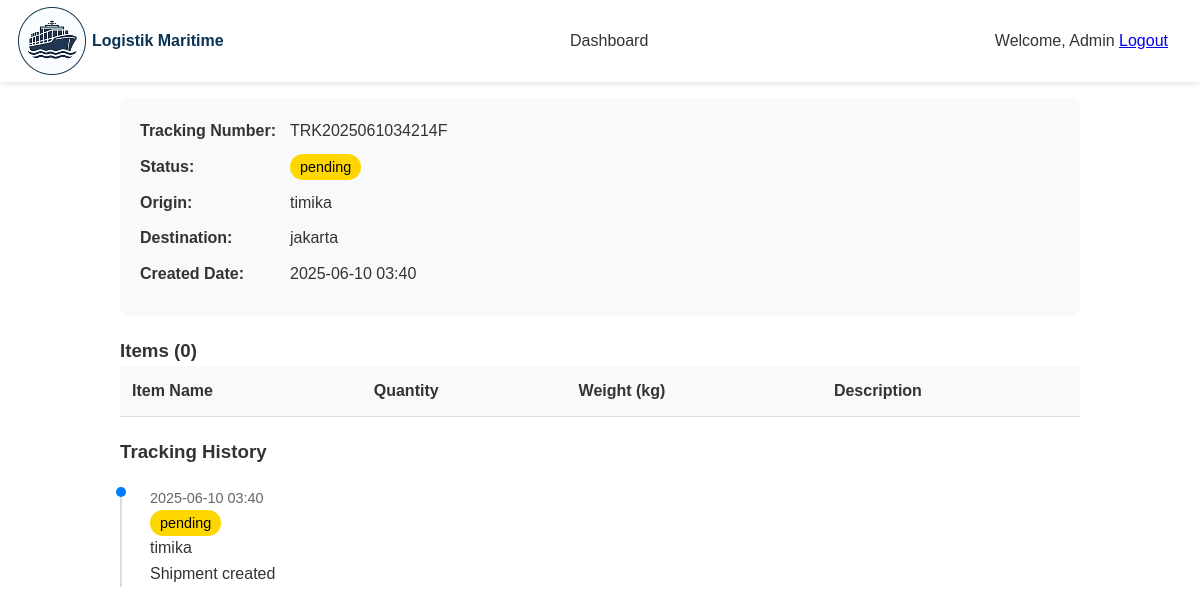
The page /admin/view-shipment.php?id=13 (signed in) on the database its author committed.
### tables this page shows
CREATE TABLE `shipments` (
  `id` int(11) NOT NULL,
  `tracking_number` varchar(50) NOT NULL,
  `user_id` int(11) NOT NULL,
  `sender_name` varchar(100) NOT NULL,
  `sender_address` text NOT NULL,
  `sender_phone` varchar(20) NOT NULL,
  `receiver_name` varchar(100) NOT NULL,
  `receiver_address` text NOT NULL,
  `receiver_phone` varchar(20) NOT NULL,
  `package_type` varchar(50) NOT NULL,
  `weight` decimal(10,2) NOT NULL,
  `dimensions` varchar(50) NOT NULL,
  `status` enum('pending','in_transit','delivered','cancelled') DEFAULT 'pending',
  `estimated_delivery` date DEFAULT NULL,
  `actual_delivery` date DEFAULT NULL,
  `notes` text DEFAULT NULL,
  `created_at` timestamp NULL DEFAULT current_timestamp(),
  `updated_at` timestamp NULL DEFAULT current_timestamp() ON UPDATE current_timestamp()
);

CREATE TABLE `shipment_tracking` (
  `id` int(11) NOT NULL,
  `shipment_id` int(11) NOT NULL,
  `status` enum('pending','in_transit','delivered','cancelled') NOT NULL,
  `location` varchar(100) NOT NULL,
  `description` text NOT NULL,
  `created_at` timestamp NULL DEFAULT current_timestamp()
);

### admin/view-shipment.php (the view, shortened to what this page needs)
<?php
$pdo = Database::getInstance()->getConnection();
$user = getUserData();
$shipment_id = $_GET['id'] ?? null;
$stmt = $pdo->prepare("
    SELECT s.*, COUNT(sd.id) as item_count
    FROM shipments s
    LEFT JOIN shipment_details sd ON s.id = sd.shipment_id
    WHERE s.id = ? AND s.user_id = ?
    GROUP BY s.id
");
$stmt->execute([$shipment_id, $user['id']]);
$shipment = $stmt->fetch();
$stmt = $pdo->prepare("SELECT * FROM shipment_details WHERE shipment_id = ?");
$stmt->execute([$shipment_id]);
$items = $stmt->fetchAll();
$stmt = $pdo->prepare("SELECT * FROM shipment_tracking WHERE shipment_id = ? ORDER BY created_at DESC");
$stmt->execute([$shipment_id]);
$tracking_history = $stmt->fetchAll();
?>
<!DOCTYPE html>
<html lang="id">
<head>
    <link rel="stylesheet" href="../logistikmaritim/css/index.css">
</head>
<body>
    <header class="header">
        <div class="nav-container">
            <div class="logo">
                <div class="logo-icon">
                    <img src="logistikmaritim/image/logo.png" alt="logo" />
                </div>
                <span>Logistik Maritime</span>
            </div>
            <nav>
                <ul class="nav-menu">
                    <li><a href="dashboard.php">Dashboard</a></li>
                </ul>
            </nav>
            <div class="auth-buttons">
                <div class="user-menu">
                    <span>Welcome, <?php echo isset($user['name']) ? htmlspecialchars($user['name']) : 'Admin'; ?></span>
                    <a href="../login/logout.php" class="btn-logout">Logout</a>
                </div>
            </div>
        </div>
    </header>
    <div class="view-shipment-container">
        <div class="shipment-header">
            <h2>Shipment Details</h2>
            <div>
                <a href="edit-shipment.php?id=<?php echo $shipment['id']; ?>" class="action-btn edit-btn">Edit Shipment</a>
                <a href="dashboard.php" class="action-btn back-btn">Back to Dashboard</a>
            </div>
        </div>
        <div class="shipment-details">
            <div class="detail-row">
                <div class="detail-label">Tracking Number:</div>
                <div><?php echo htmlspecialchars($shipment['tracking_number']); ?></div>
            </div>
            <div class="detail-row">
                <div class="detail-label">Status:</div>
                <div>
                    <span class="status-badge status-<?php echo strtolower($shipment['status']); ?>">
                        <?php echo htmlspecialchars($shipment['status']); ?>
                    </span>
                </div>
            </div>
            <div class="detail-row">
                <div class="detail-label">Origin:</div>
                <div><?php echo htmlspecialchars($shipment['sender_address']); ?></div>
            </div>
            <div class="detail-row">
                <div class="detail-label">Destination:</div>
                <div><?php echo htmlspecialchars($shipment['receiver_address']); ?></div>
            </div>
            <div class="detail-row">
                <div class="detail-label">Created Date:</div>
                <div><?php echo date('Y-m-d H:i', strtotime($shipment['created_at'])); ?></div>
            </div>
        </div>
        <h3>Items (<?php echo count($items); ?>)</h3>
        <table class="items-table">
            <thead>
                <tr>
                    <th>Item Name</th>
                    <th>Quantity</th>
                    <th>Weight (kg)</th>
                    <th>Description</th>
                </tr>
            </thead>
        </table>
        <h3>Tracking History</h3>
        <div class="tracking-timeline">
            <?php foreach ($tracking_history as $tracking): ?>
                <div class="timeline-item">
                    <div class="timeline-date"><?php echo date('Y-m-d H:i', strtotime($tracking['created_at'])); ?></div>
                    <div class="timeline-status">
                        <span class="status-badge status-<?php echo strtolower($tracking['status']); ?>">
                            <?php echo htmlspecialchars($tracking['status']); ?>
                        </span>
                    </div>
                    <div class="timeline-location"><?php echo htmlspecialchars($tracking['location']); ?></div>
                    <div class="timeline-description"><?php echo htmlspecialchars($tracking['description']); ?></div>
                </div>
            <?php endforeach; ?>
        </div>
    </div>
</body>
</html>

### assets/css/index.css (style rules this page uses)
* { margin: 0; padding: 0; box-sizing: border-box; }
body { font-family: 'Arial', sans-serif; line-height: 1.6; color: #333; }
.header { background: white; padding: 1rem 0; box-shadow: 0 2px 5px rgba(0,0,0,0.1); position: fixed; width: 100%; top: 0; z-index: 1000; }
.nav-container { max-width: 1200px; margin: 0 auto; display: flex; justify-content: space-between; align-items: center; padding: 0 2rem; }
.logo { display: flex; align-items: center; gap: 20px; font-weight: bold; color: #0a3356; }
.logo-icon { width: 40px; height: 50px; background: #0a3356; border-radius: 50%; display: flex; align-items: center; justify-content: center; color: white; }
.nav-menu { display: flex; list-style: none; gap: 2rem; align-items: center; }
.nav-menu a { text-decoration: none; color: #333; font-weight: 500; transition: color 0.3s; display: flex; align-items: center; gap: 5px; }
.auth-buttons { display: flex; gap: 10px; align-items: center; }
html { scroll-behavior: smooth; }

### admin/view-shipment.php (style rules this page uses)
.view-shipment-container { max-width: 1000px; margin: 20px auto; padding: 20px; }
.shipment-header { display: flex; justify-content: space-between; align-items: center; margin-bottom: 20px; }
.status-badge { padding: 5px 10px; border-radius: 15px; font-size: 0.9em; }
.status-pending { background: #ffd700; color: #000; }
.shipment-details { background: #f8f9fa; padding: 20px; border-radius: 8px; margin-bottom: 20px; }
.detail-row { display: grid; grid-template-columns: 150px 1fr; margin-bottom: 10px; }
.detail-label { font-weight: bold; }
.items-table { width: 100%; border-collapse: collapse; margin-bottom: 20px; }
.items-table th, .items-table td { padding: 12px; text-align: left; border-bottom: 1px solid #ddd; }
.items-table th { background-color: #f8f9fa; font-weight: bold; }
.tracking-timeline { margin-top: 20px; }
.timeline-item { position: relative; padding-left: 30px; margin-bottom: 20px; }
.timeline-item::before { content: ''; position: absolute; left: 0; top: 0; bottom: 0; width: 2px; background: #ddd; }
.timeline-item::after { content: ''; position: absolute; left: -4px; top: 0; width: 10px; height: 10px; border-radius: 50%; background: #007bff; }
.timeline-date { font-size: 0.9em; color: #666; }
.action-btn { padding: 8px 15px; border: none; border-radius: 4px; cursor: pointer; text-decoration: none; margin-right: 10px; }
.edit-btn { background: #ffc107; color: #000; }
.back-btn { background: #6c757d; color: white; }

### rows shown on the page
shipments: tracking_number "TRK2025061034214F", status "pending", sender_address "timika", receiver_address "jakarta", created_at "2025-06-10 03:40"
shipment_tracking: created_at "2025-06-10 03:40", status "pending", location "timika", description "Shipment created"

### other values the page prints
count($items) "0"
